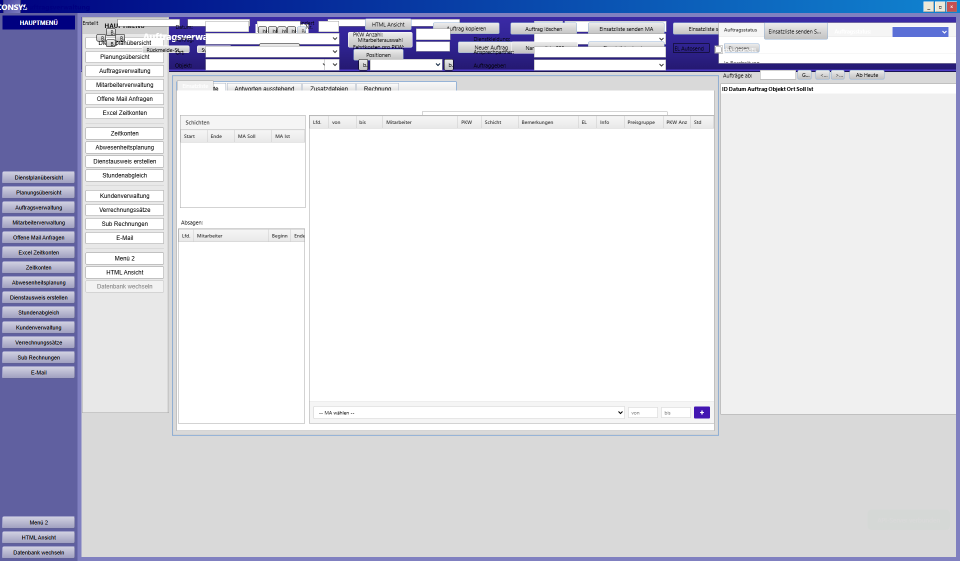
#> input picture artifacts/html-screenshots/frm_va_Auftragstamm.png, 1920 x 1122 px (shown at 1/2 size)
$ python compare_screenshots.py
#> lines starting #> are read from the running program, lines starting #| are printed output that depends on the picture
from pathlib import Path
from PIL import Image, ImageChops

pairs = {
    "frm_va_Auftragstamm": (
        "artifacts/html-screenshots/frm_va_Auftragstamm.png",
        "Screenshots ACCESS Formulare/frm_VA_Auftragstamm.jpg",
    ),
    "frm_MA_Mitarbeiterstamm": (
        "artifacts/html-screenshots/frm_MA_Mitarbeiterstamm.png",
        "Screenshots ACCESS Formulare/frm_MA_Mitarbeiterstamm.jpg",
    ),
    "frm_KD_Kundenstamm": (
        "artifacts/html-screenshots/frm_KD_Kundenstamm.png",
        "Screenshots ACCESS Formulare/frm_KD_Kundenstamm.jpg",
    ),
    "frm_DP_Dienstplan_MA": (
        "artifacts/html-screenshots/frm_DP_Dienstplan_MA.png",
        "Screenshots ACCESS Formulare/frm_DP_Diensplan_MA.jpg",
    ),
    "frm_MA_VA_Schnellauswahl": (
        "artifacts/html-screenshots/frm_MA_VA_Schnellauswahl.png",
        "Screenshots ACCESS Formulare/frm_ma_va_schnellauswahl.jpg",
    ),
}

def compute_stats(diff_image: Image.Image):
    hist = diff_image.histogram()
    sq = sum(v * (i % 256) ** 2 for i, v in enumerate(hist))
    rms = (sq / (diff_image.width * diff_image.height)) ** 0.5
    total = sum(sum(pixel) for pixel in diff_image.getdata())
    avg = total / (diff_image.width * diff_image.height * 3)
    return rms, avg


def main():
    for name, (html_path, access_path) in pairs.items():
        html_file = Path(html_path)
        access_file = Path(access_path)
        if not html_file.exists() or not access_file.exists():
            print(f"{name}: missing file")
            continue

        html_img = Image.open(html_file).convert("RGB").resize((1024, 768))
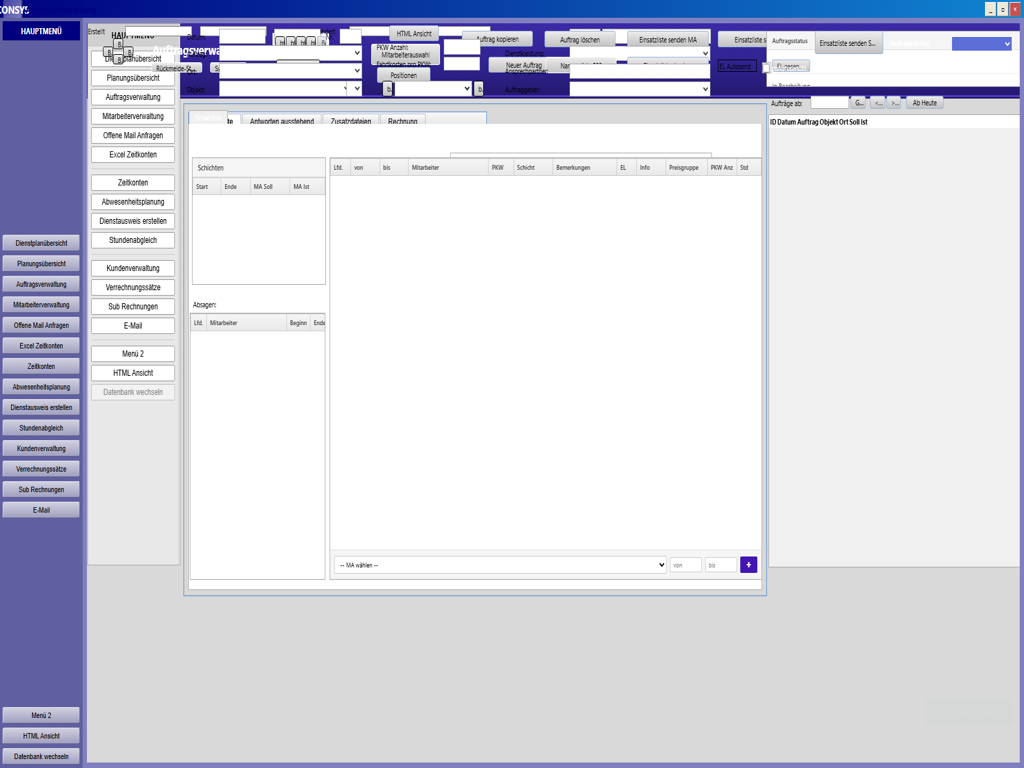
#> html_img: PIL image 1024x768 RGB; mean R, G, B 214.5, 215.6, 226.3
        access_img = Image.open(access_file).convert("RGB").resize((1024, 768))
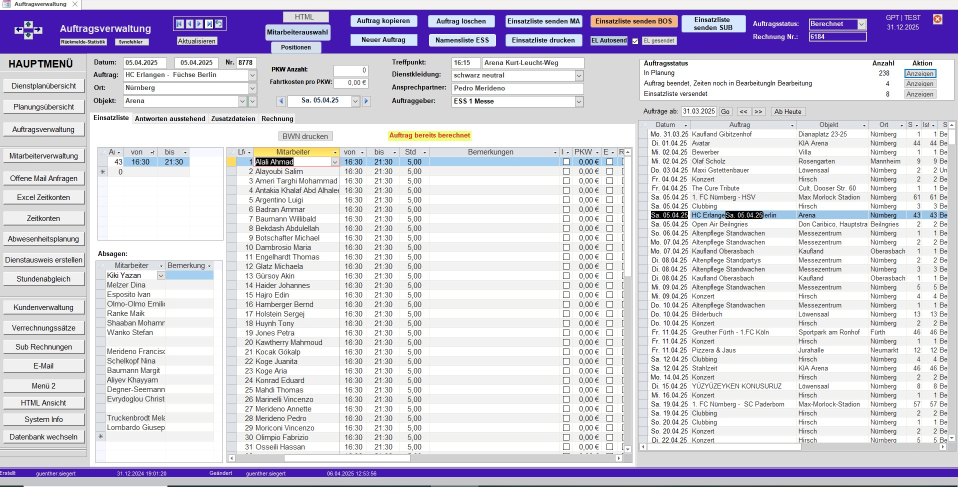
#> input picture Screenshots ACCESS Formulare/frm_va_auftragstamm.jpg, 1915 x 974 px, found by its file name (shown at 1/2 size)
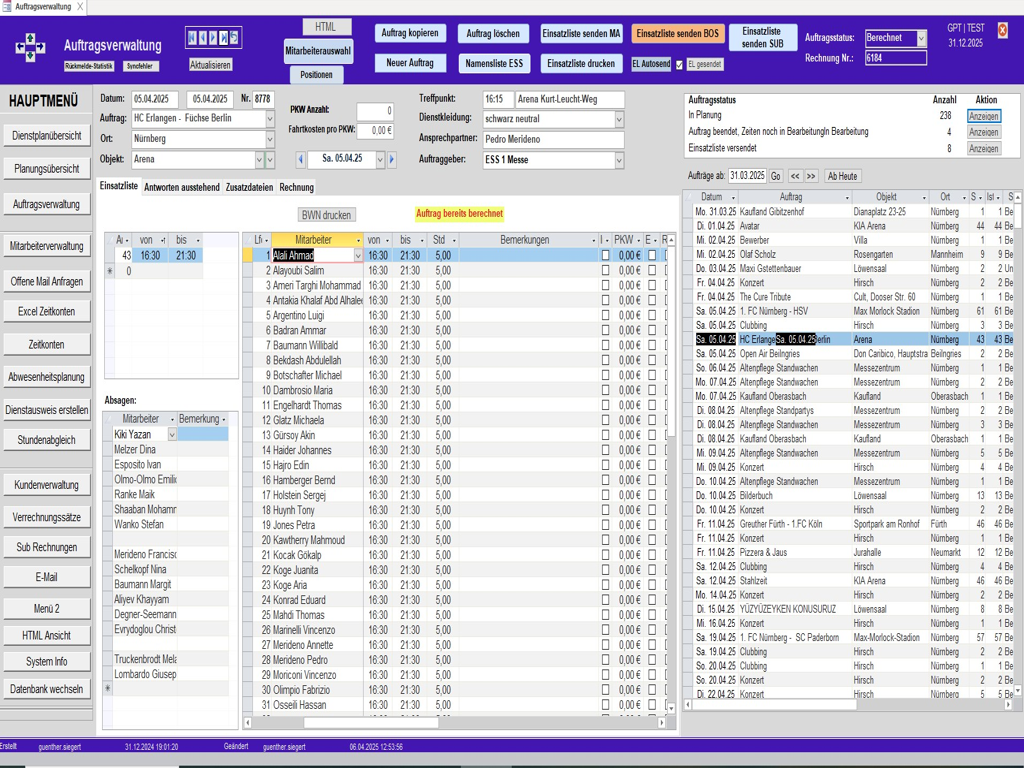
#> access_img: PIL image 1024x768 RGB; mean R, G, B 213.1, 210.1, 222.4
        diff = ImageChops.difference(html_img, access_img)
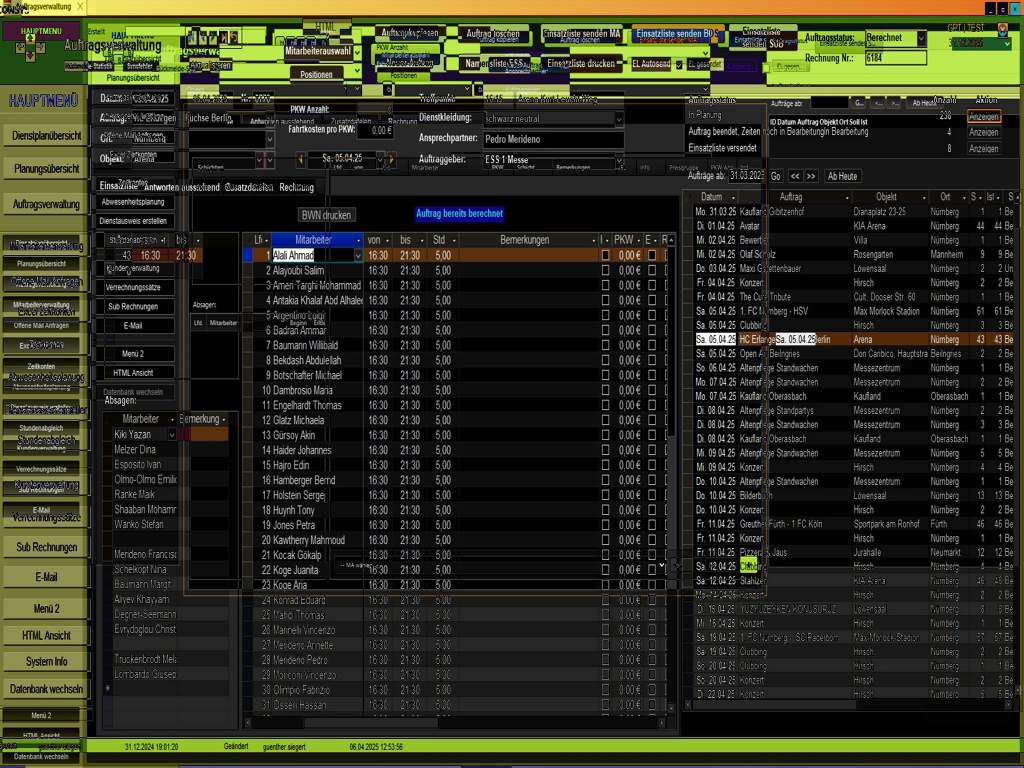
#> diff: PIL image 1024x768 RGB; mean R, G, B 46.5, 47.7, 32.7
        rms, avg = compute_stats(diff)
#> in compute_stats, `hist = diff_image.histogram()`: hist = 768 values, max 85850 at index 256, min 2 at index 758, mean 3072
#> in compute_stats, `sq = sum(v * (i % 256) ** 2 for i, v in enumerate(hist))`: sq = 10381090603
#> in compute_stats, `rms = (sq / (diff_image.width * diff_image.height)) ** 0.5`: rms = 114.9
#> in compute_stats, `total = sum(sum(pixel) for pixel in diff_image.getdata())`: total = 99731951
#> in compute_stats, `avg = total / (diff_image.width * diff_image.height * 3)`: avg = 42.27
#> rms = 114.9; avg = 42.27
        diff_dir = Path("artifacts/html-screenshots/diffs")
        diff_dir.mkdir(parents=True, exist_ok=True)
        diff_path = diff_dir / f"{name}-diff.png"
        diff.save(diff_path)
        print(f"{name}: rms={rms:.2f}, avg_pixel_diff={avg:.2f}")
#| frm_va_Auftragstamm: rms=114.89, avg_pixel_diff=42.27
#> pass 2 of the loop in main, `for name, (html_path, access_path) in pairs.items():`:
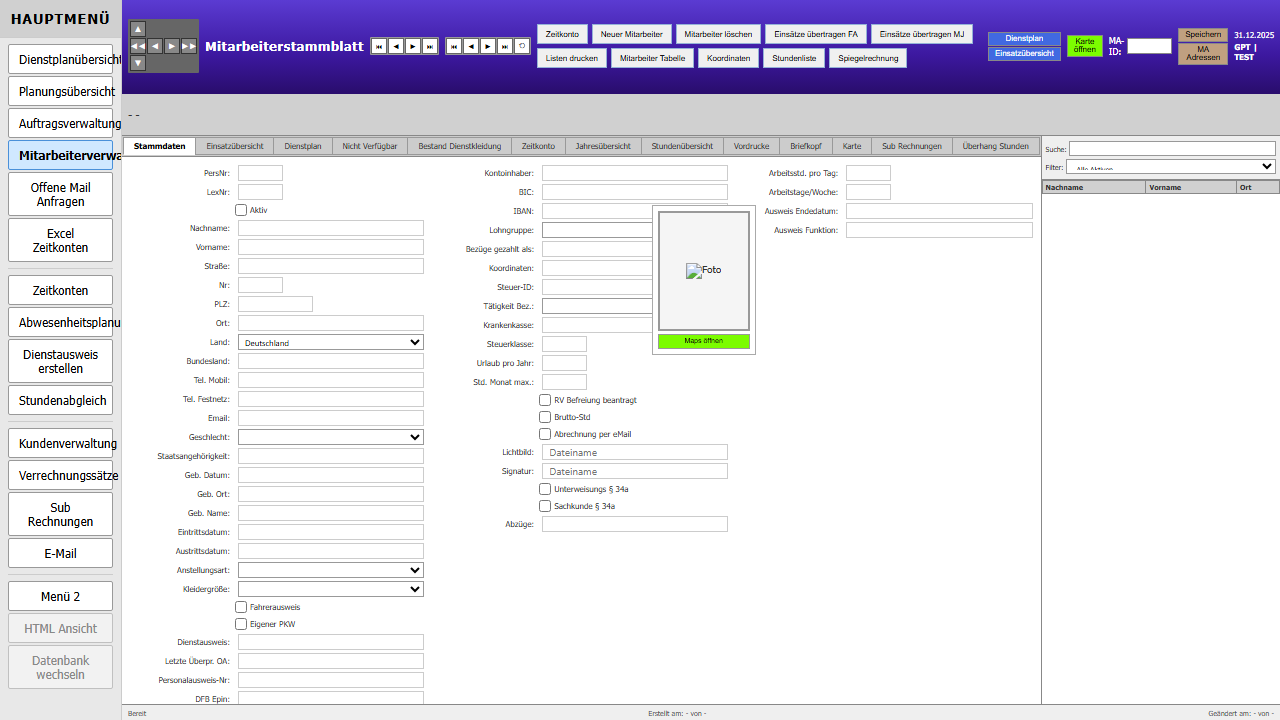
#> input picture artifacts/html-screenshots/frm_MA_Mitarbeiterstamm.png, 1280 x 720 px
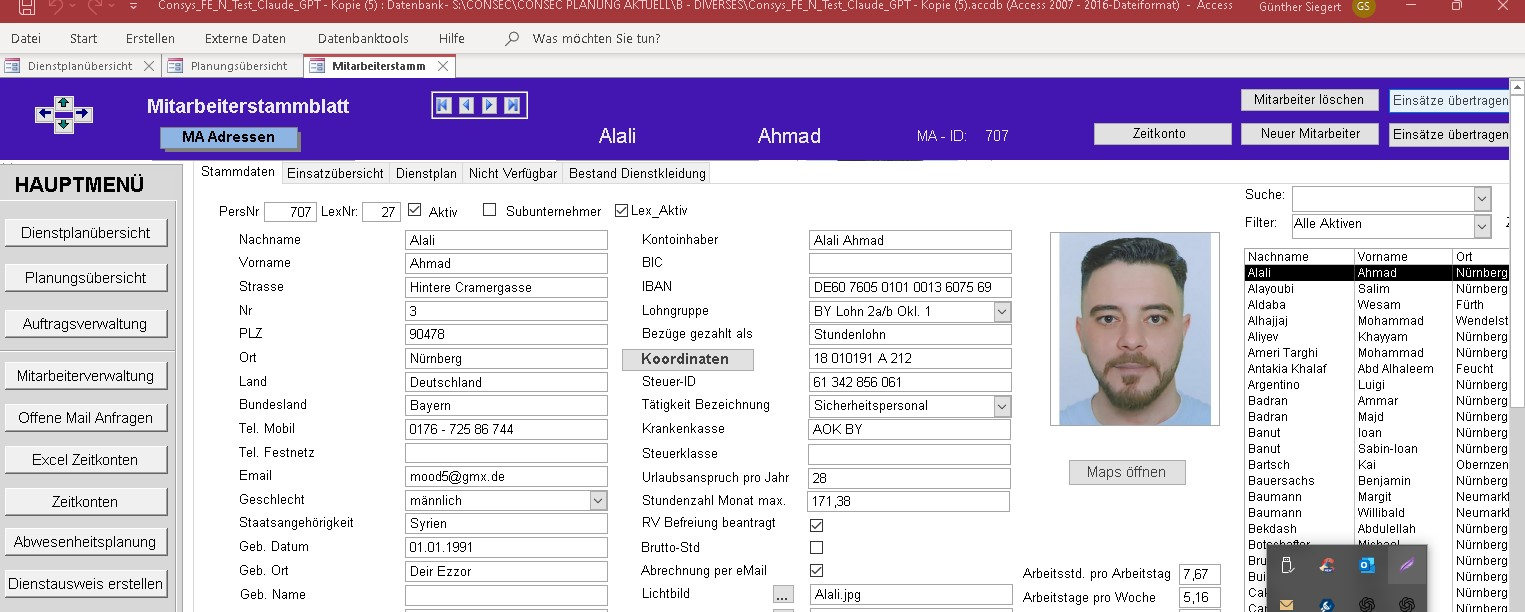
#> input picture Screenshots ACCESS Formulare/frm_MA_Mitarbeiterstamm.jpg, 1525 x 612 px
#> in main, `diff = ImageChops.difference(html_img, access_img)`:
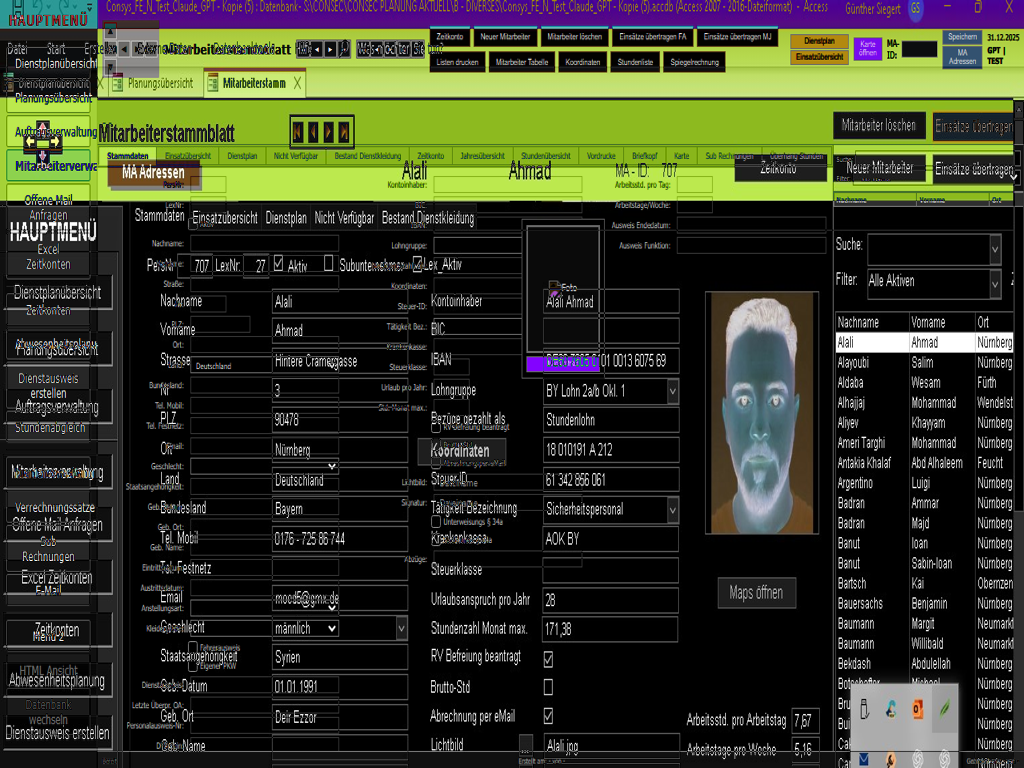
#> diff: PIL image 1024x768 RGB; mean R, G, B 52.1, 56.4, 38.4
#> in main, `rms, avg = compute_stats(diff)`: rms = 143.8; avg = 48.96
#| frm_MA_Mitarbeiterstamm: rms=143.84, avg_pixel_diff=48.96
#> pass 3 of the loop in main, `for name, (html_path, access_path) in pairs.items():`:
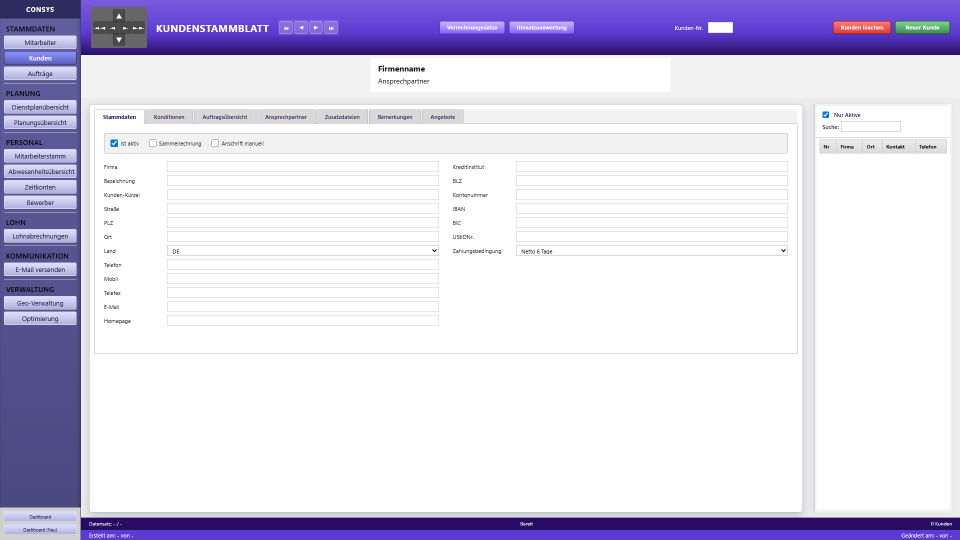
#> input picture artifacts/html-screenshots/frm_KD_Kundenstamm.png, 1920 x 1080 px (shown at 1/2 size)
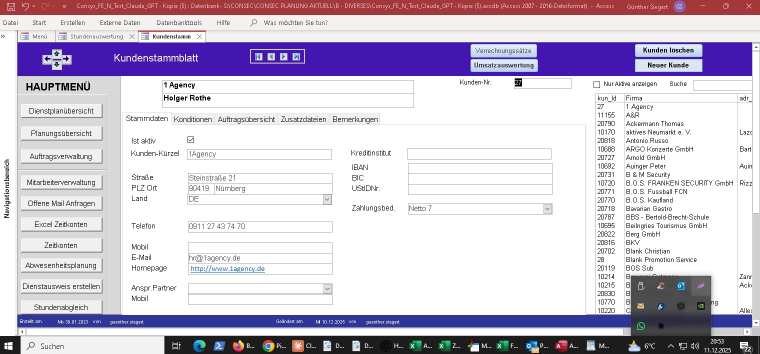
#> input picture Screenshots ACCESS Formulare/frm_KD_Kundenstamm.jpg, 1520 x 707 px (shown at 1/2 size)
#> in main, `diff = ImageChops.difference(html_img, access_img)`:
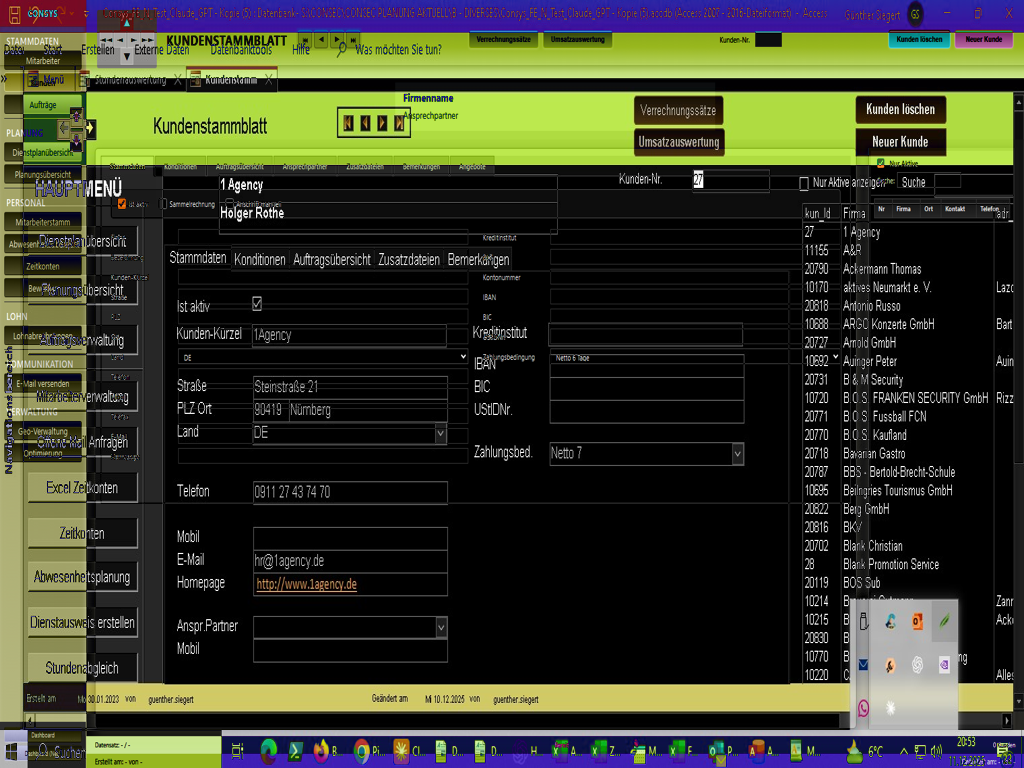
#> diff: PIL image 1024x768 RGB; mean R, G, B 54.7, 57.7, 41
#> in main, `rms, avg = compute_stats(diff)`: rms = 150; avg = 51.12
#| frm_KD_Kundenstamm: rms=150.04, avg_pixel_diff=51.12
#> the loop made 5 passes; the first 3 are shown


if __name__ == "__main__":
    main()
